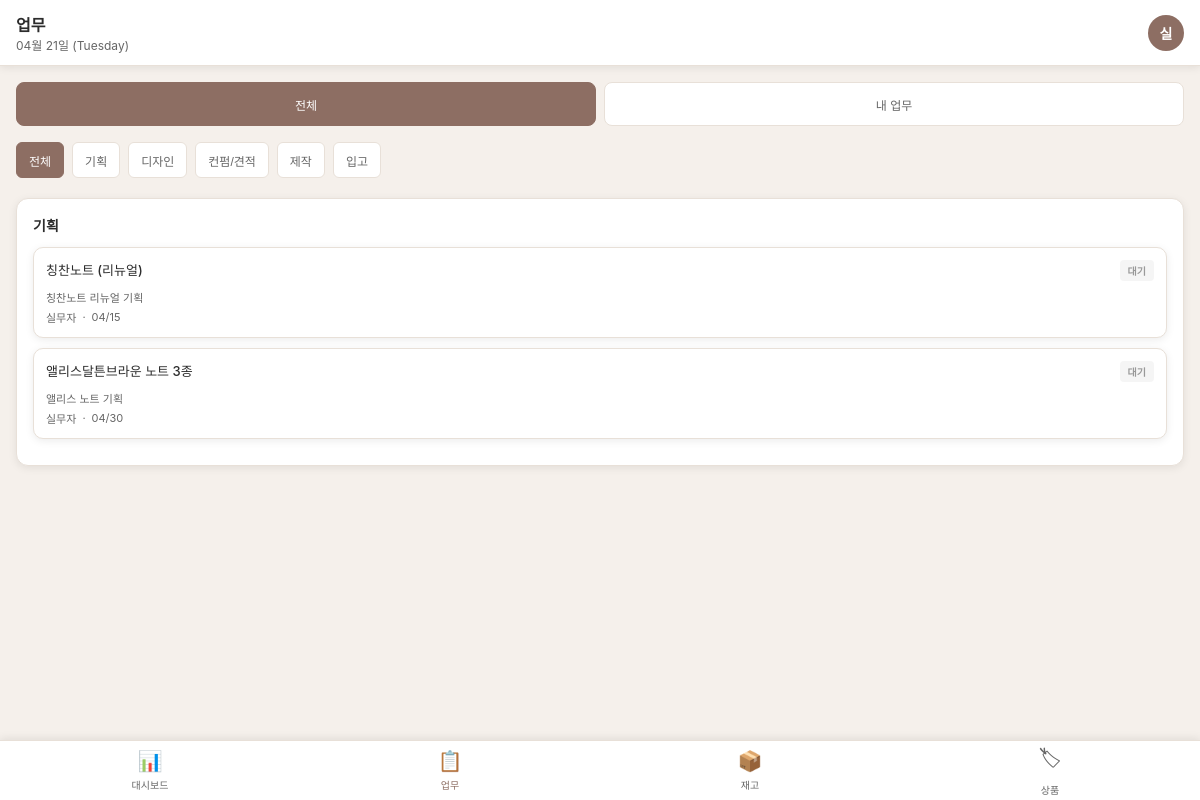
The app's page /m/tasks (signed in) with its own data.
### models.py (models this page shows)
class User(UserMixin, db.Model):
    __tablename__ = 'users'
    id = db.Column(db.Integer, primary_key=True)
    username = db.Column(db.String(50), unique=True, nullable=False)
    password_hash = db.Column(db.String(256), nullable=False)
    name = db.Column(db.String(100), nullable=False)
    role = db.Column(db.String(50), nullable=False)  # 소장/편집장/실무자/디자이너/행정팀장/구독매니저1/구독매니저2
    email = db.Column(db.String(120))
    created_at = db.Column(db.DateTime, default=datetime.utcnow)

class Task(db.Model):
    __tablename__ = 'tasks'
    id = db.Column(db.Integer, primary_key=True)
    title = db.Column(db.String(200), nullable=False)
    description = db.Column(db.Text)
    item_id = db.Column(db.Integer, db.ForeignKey('items.id'))
    assignee_id = db.Column(db.Integer, db.ForeignKey('users.id'))
    status = db.Column(db.String(20), default='대기')  # 대기/진행중/완료
    priority = db.Column(db.String(10), default='보통')  # 긴급/높음/보통/낮음
    stage = db.Column(db.String(20))  # 기획/디자인/컨펌·견적/제작/입고
    revision_count = db.Column(db.Integer, default=0)  # 샘플 수정 횟수
    production_weeks = db.Column(db.Integer)  # 제작 기간 (1~8주)
    production_start = db.Column(db.Date)    # 제작 시작일
    due_date = db.Column(db.Date)
    start_date = db.Column(db.Date)
    created_at = db.Column(db.DateTime, default=datetime.utcnow)
    completed_at = db.Column(db.DateTime)
    assignee = db.relationship('User', backref='tasks')
    comments = db.relationship('Comment', backref='task', lazy=True, cascade='all,delete-orphan')

class Item(db.Model):
    __tablename__ = 'items'
    id = db.Column(db.Integer, primary_key=True)
    name = db.Column(db.String(200), nullable=False)
    sku_code = db.Column(db.String(200))  # 위하고 품목코드 (쉼표 구분 다중 가능, 예: GG220801,GG220802)
    line = db.Column(db.String(10), nullable=False)  # A, B, C, B,C
    category_id = db.Column(db.Integer, db.ForeignKey('categories.id'))
    artist = db.Column(db.String(100))
    unit_cost = db.Column(db.Integer)  # 원
    target_qty = db.Column(db.Integer)
    current_stock = db.Column(db.Integer, default=0)
    status = db.Column(db.String(30), default='기획중')
    usage = db.Column(db.String(30), default='판매')
    owner_id = db.Column(db.Integer, db.ForeignKey('users.id'))
    target_date = db.Column(db.Date)  # 목표 입고일
    memo = db.Column(db.Text)
    sale_url_smartstore = db.Column(db.String(500))  # 스마트스토어 링크
    sale_url_aengdu = db.Column(db.String(500))      # aengdu.kr 링크
    sale_url_positive = db.Column(db.String(500))     # positive.co.kr 링크
    sale_url_other = db.Column(db.String(500))        # 기타 판매 링크
    created_at = db.Column(db.DateTime, default=datetime.utcnow)
    updated_at = db.Column(db.DateTime, default=datetime.utcnow, onupdate=datetime.utcnow)
    owner = db.relationship('User', backref='items')
    tasks = db.relationship('Task', backref='item', lazy=True)
    inventory_logs = db.relationship('InventoryLog', backref='item', lazy=True)
    weekly_counts = db.relationship('WeeklyCount', backref='item', lazy=True)

### app.py (the view)
@app.route('/m/tasks')
@login_required
def m_tasks():
    STAGES = ['기획', '디자인', '컨펌/견적', '제작', '입고']
    assignee_filter = request.args.get('assignee', '')
    if not assignee_filter and not has_perm('view_all_tasks') and 'assignee' not in request.args:
        assignee_filter = 'me'
    all_tasks_full = Task.query.order_by(Task.due_date).all()
    if assignee_filter == 'me':
        all_tasks = [t for t in all_tasks_full if t.assignee_id == current_user.id]
    elif assignee_filter and assignee_filter.isdigit():
        aid = int(assignee_filter)
        all_tasks = [t for t in all_tasks_full if t.assignee_id == aid]
    else:
        all_tasks = list(all_tasks_full)
    item_active_idx = {}
    for t in all_tasks_full:
        if t.item_id and t.status in ('진행중', '완료') and t.stage in STAGES:
            idx = STAGES.index(t.stage)
            prev = item_active_idx.get(t.item_id, -1)
            if idx > prev:
                item_active_idx[t.item_id] = idx
    stage_tasks = {s: [] for s in STAGES}
    done_tasks = []
    for t in all_tasks:
        if t.status == '완료':
            done_tasks.append(t)
            continue
        if t.stage not in STAGES:
            continue
        if not t.item_id:
            stage_tasks[t.stage].append(t)
            continue
        task_idx = STAGES.index(t.stage)
        active_idx = item_active_idx.get(t.item_id, -1)
        if t.status == '진행중':
            stage_tasks[t.stage].append(t)
        elif task_idx <= active_idx:
            stage_tasks[t.stage].append(t)
        elif task_idx == active_idx + 1 and t.status == '대기':
            stage_tasks[t.stage].append(t)
        elif active_idx == -1 and task_idx <= 0:
            stage_tasks[t.stage].append(t)
    users = User.query.order_by(User.role, User.name).all()
    return render_template('mobile.html', page='tasks',
                           stage_tasks=stage_tasks, done_tasks=done_tasks, STAGES=STAGES,
                           today=date.today(), users=users, assignee_filter=assignee_filter)

### app.py (called while the page is built)
@login_manager.user_loader
def load_user(user_id):
    return User.query.get(int(user_id))

def has_perm(permission, role=None):
    r = role or current_user.role
    rp = RolePermission.query.filter_by(role=r, permission=permission).first()
    if rp:
        return rp.enabled
    return permission in DEFAULT_PERMISSIONS.get(r, [])

def is_admin():
    return has_perm('manage_users')

@app.context_processor
def inject_notification_count():
    if hasattr(current_user, 'id') and current_user.is_authenticated:
        unread = Notification.query.filter_by(recipient_id=current_user.id, is_read=False).count()
        return {'noti_count': unread, 'user_is_admin': is_admin()}
    return {'noti_count': 0, 'user_is_admin': False}

### templates/mobile.html (shortened to what this page needs)
<!DOCTYPE html>
<html lang="ko">
<head>
</head>
<body>
    <div class="mobile-header">
        <div>
            <div class="mobile-header-title" id="headerTitle">{% if page == 'tasks' %}업무{% elif page == 'inventory' %}재고{% elif page == 'items' %}상품{% else %}대시보드{% endif %}</div>
            <div class="mobile-header-date" id="headerDate">{{ today.strftime('%m월 %d일 (%A)') }}</div>
        </div>
        <div class="mobile-header-avatar" title="{{ current_user.name }}">{{ current_user.name[0] }}</div>
    </div>
    <div class="mobile-container">
        <div class="page-content {% if page == 'tasks' %}active{% endif %}" id="tasks-page">
            <div class="filter-toggle">
                <button class="toggle-btn active" onclick="filterTasks('all')">전체</button>
                <button class="toggle-btn" onclick="filterTasks('mine')">내 업무</button>
            </div>
            <div class="stage-tabs" id="stageTabs">
                <button class="stage-tab active" onclick="filterStage('all')">전체</button>
                {% set stages = ['기획', '디자인', '컨펌/견적', '제작', '입고'] %}
                {% for stage in stages %}
                <button class="stage-tab" onclick="filterStage('{{ stage }}')">{{ stage }}</button>
                {% endfor %}
            </div>
            {% if stage_tasks %}
            <div id="taskContent">
                {% for stage, tasks in stage_tasks.items() %}
                {% if tasks %}
                <div class="card" data-stage="{{ stage }}">
                    <div class="card-header">{{ stage }}</div>
                    {% for task in tasks %}
                    <div class="list-item task-item" data-task-id="{{ task.id }}" data-status="{{ task.status }}" onclick="toggleTaskDetail(this)">
                        <div class="list-item-main">
                            <div class="list-item-name">{{ task.item.name if task.item else 'N/A' }}</div>
                            {% if task.status == '대기' %}
                            <span class="badge badge-gray">대기</span>
                            {% elif task.status == '진행중' %}
                            <span class="badge badge-green">진행중</span>
                            {% elif task.status == '완료' %}
                            <span class="badge badge-blue">완료</span>
                            {% endif %}
                        </div>
                        <div class="list-item-meta">
                            <span>{{ task.title }}</span>
                        </div>
                        <div class="list-item-meta" style="margin-top: 4px;">
                            {% if task.assignee %}
                            <span>{{ task.assignee.name }}</span>
                            <span>·</span>
                            {% endif %}
                            {% if task.due_date %}
                            <span>{{ task.due_date.strftime('%m/%d') }}</span>
                            {% endif %}
                        </div>
                    </div>
                    {% endfor %}
                </div>
                {% endif %}
                {% endfor %}
            </div>
            {% else %}
            <div class="empty-state">
                <div class="empty-icon">📋</div>
                <div class="empty-text">업무가 없습니다</div>
            </div>
            {% endif %}
        </div>
    </div>
    <nav class="mobile-nav">
        <a class="nav-item {% if page == 'dashboard' %}active{% endif %}" href="/m/">
            <div class="nav-icon">📊</div>
            <div>대시보드</div>
        </a>
        <a class="nav-item {% if page == 'tasks' %}active{% endif %}" href="/m/tasks">
            <div class="nav-icon">📋</div>
            <div>업무</div>
        </a>
        <a class="nav-item {% if page == 'inventory' %}active{% endif %}" href="/m/inventory">
            <div class="nav-icon">📦</div>
            <div>재고</div>
        </a>
        <a class="nav-item {% if page == 'items' %}active{% endif %}" href="/m/items">
            <div class="nav-icon">🏷</div>
            <div>상품</div>
        </a>
    </nav>
</body>
</html>

### templates/mobile.html (style rules this page uses)
* { margin: 0; padding: 0; box-sizing: border-box; -webkit-tap-highlight-color: transparent; }
:root { --primary: #8D6E63; --accent: #4CAF50; --bg: #F5F0EB; --surface: #FFFFFF; --text-primary: #2C2C2C; --text-secondary: #666666; --border: #E8E0D8; --status-green: #4CAF50; --status-blue: #2196F3; --status-orange: #FF9800; --status-gray: #999999; --status-red: #F44336; --shadow: 0 2px 8px rgba(0, 0, 0, 0.08); --shadow-lg: 0 4px 16px rgba(0, 0, 0, 0.12); --notch-top: max(0px, env(safe-area-inset-top)); --notch-bottom: max(0px, env(safe-area-inset-bottom)); }
html, body { height: 100%; width: 100%; font-family: -apple-system, BlinkMacSystemFont, 'Segoe UI', 'Roboto', 'Noto Sans', 'Noto Sans KR', sans-serif; background-color: var(--bg); color: var(--text-primary); overflow: hidden; position: relative; }
body { display: flex; flex-direction: column; padding-top: var(--notch-top); }
.mobile-header { background: var(--surface); border-bottom: 1px solid var(--border); padding: 12px 16px; display: flex; justify-content: space-between; align-items: center; gap: 12px; flex-shrink: 0; box-shadow: var(--shadow); }
.mobile-header-title { font-size: 16px; font-weight: 600; color: var(--text-primary); flex: 1; }
.mobile-header-date { font-size: 12px; color: var(--text-secondary); }
.mobile-header-avatar { width: 36px; height: 36px; border-radius: 50%; background: var(--primary); color: var(--surface); display: flex; align-items: center; justify-content: center; font-weight: 600; font-size: 14px; flex-shrink: 0; }
.mobile-container { flex: 1; overflow-y: auto; overflow-x: hidden; -webkit-overflow-scrolling: touch; padding-bottom: calc(60px + var(--notch-bottom)); }
.page-content { padding: 16px; display: none; }
.page-content.active { display: block; animation: fadeIn 0.2s ease-in-out; }
.card { background: var(--surface); border-radius: 12px; padding: 16px; margin-bottom: 12px; box-shadow: var(--shadow); border: 1px solid var(--border); }
.card-header { font-size: 14px; font-weight: 600; color: var(--text-primary); margin-bottom: 12px; display: flex; justify-content: space-between; align-items: center; }
.list-item { background: var(--surface); border-radius: 10px; padding: 12px; margin-bottom: 10px; border: 1px solid var(--border); box-shadow: var(--shadow); cursor: pointer; transition: all 0.2s ease; }
.list-item-main { display: flex; gap: 8px; align-items: flex-start; margin-bottom: 8px; }
.list-item-name { flex: 1; font-size: 13px; font-weight: 500; color: var(--text-primary); word-break: break-word; }
.list-item-meta { display: flex; gap: 6px; font-size: 11px; color: var(--text-secondary); flex-wrap: wrap; align-items: center; }
.badge { display: inline-block; padding: 3px 8px; border-radius: 4px; font-size: 10px; font-weight: 600; white-space: nowrap; }
.badge-gray { background: rgba(153, 153, 153, 0.1); color: var(--status-gray); }
.filter-toggle { display: flex; gap: 8px; margin-bottom: 16px; }
.toggle-btn { flex: 1; padding: 10px 12px; border: 1px solid var(--border); border-radius: 8px; background: var(--surface); color: var(--text-secondary); font-size: 12px; font-weight: 500; cursor: pointer; min-height: 44px; transition: all 0.2s ease; }
.toggle-btn.active { background: var(--primary); color: var(--surface); border-color: var(--primary); }
.stage-tabs { display: flex; gap: 8px; margin-bottom: 16px; overflow-x: auto; -webkit-overflow-scrolling: touch; padding-bottom: 4px; }
.stage-tab { flex-shrink: 0; padding: 8px 12px; border: 1px solid var(--border); border-radius: 6px; background: var(--surface); color: var(--text-secondary); font-size: 12px; font-weight: 500; cursor: pointer; white-space: nowrap; min-height: 36px; display: flex; align-items: center; }
.stage-tab.active { background: var(--primary); color: var(--surface); border-color: var(--primary); }
.mobile-nav { position: fixed; bottom: 0; left: 0; right: 0; height: calc(60px + var(--notch-bottom)); padding-bottom: var(--notch-bottom); background: var(--surface); border-top: 1px solid var(--border); display: flex !important; justify-content: space-around; box-shadow: 0 -2px 8px rgba(0, 0, 0, 0.08); z-index: 99999; }
.nav-item { flex: 1; display: flex; flex-direction: column; align-items: center; justify-content: center; gap: 4px; cursor: pointer; color: var(--text-secondary); text-decoration: none; font-size: 10px; font-weight: 500; min-height: 44px; transition: color 0.2s ease; }
.nav-item.active { color: var(--primary); }
.nav-icon { font-size: 20px; }

### records on screen
User: name "실"
Task: item "칭찬노트 (리뉴얼)", status "대기", title "칭찬노트 리뉴얼 기획", assignee.name "실무자", due_date "04/15"
Task: item "앨리스달튼브라운 노트 3종", status "대기", title "앨리스 노트 기획", assignee.name "실무자", due_date "04/30"

### other values on screen
{{ stage }} "기획" "디자인" "컨펌/견적" "제작" "입고"
{{ stage }} "기획"
